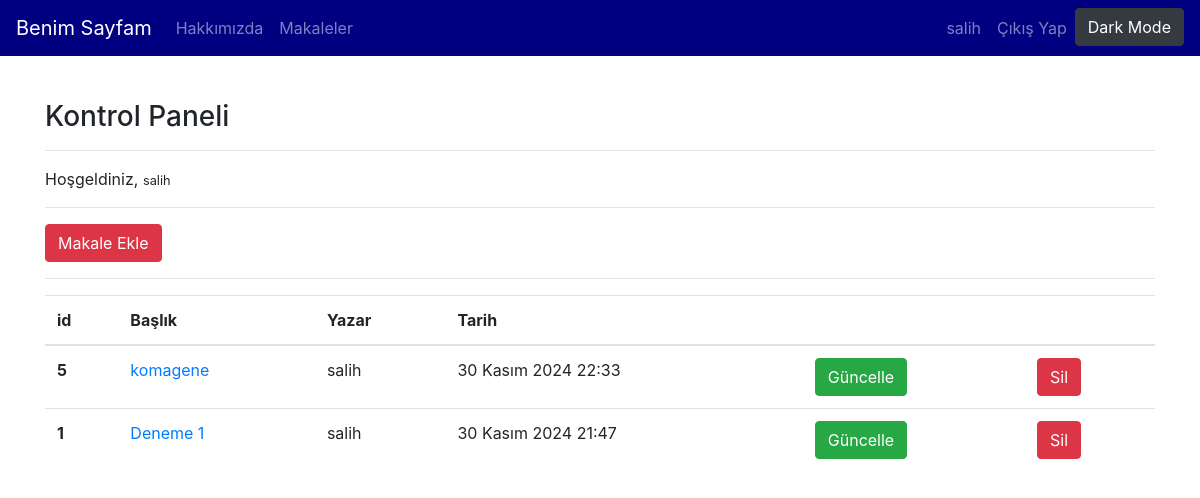
Screenshot of /articles/dashboard/ (signed in) with the database file from the repository.
### article/models.py (models this page shows, shortened)
class Article(models.Model):
    author = models.ForeignKey("auth.User",on_delete=models.CASCADE, verbose_name="Yazar") #user silindiğinde tüm tabloları da silinsin diye ondelete yazdık
    title = models.CharField(max_length=50, verbose_name="Başlık")
    content= RichTextField()
    created_date= models.DateTimeField(auto_now_add=True, verbose_name="Oluşturulma Tarihi")
    article_image= models.FileField(blank=True, null=True, verbose_name="Makaleye Fotoğraf Ekleyin")
    class Meta:
        ordering = ["-created_date"]

### article/views.py (the view)
# urls.py: path('dashboard/',views.dashboard,name="dashboard"),
@login_required(login_url="user:login")  #Giriş yapılmadıysa userın altındaki login urlsine git
def dashboard(request):
    articles = Article.objects.filter(author=request.user)
    context = {
        "articles": articles
    }
    return render(request, "dashboard.html", context)

### templates/dashboard.html
{% extends "layout.html" %}
{% block body %}
<h3>Kontrol Paneli</h3>
<hr>
<p>
Hoşgeldiniz, <small>{{request.user.username}}</small>
</p>
<hr>
<a class= "btn btn-danger" href="{% url 'article:addarticle' %}">Makale Ekle</a>
<hr>
{% if articles %}
    <table class="table">
    <thead>
        <tr>
        <th scope="col">id</th>
        <th scope="col">Başlık</th>
        <th scope="col">Yazar</th>
        <th scope="col">Tarih</th>
        <th scope="col"></th>
        <th scope="col"></th>
        </tr>
    </thead>
    <tbody>
        {% for article in articles %}
        <tr>
            <th scope="row">{{article.id}}</th>
            <td><a href="{% url 'article:detail' article.id %}">{{article.title}}</a></td>
            <td>{{article.author.username}}</td>
            <td>{{article.created_date}}</td>
            <td><a href="{% url 'article:update' article.id %}" class="btn btn-success">Güncelle</a></td>
            <td><a href="{% url 'article:delete' article.id %}" class="btn btn-danger">Sil</a></td>
        </tr>
        {% endfor %}
    </tbody>
    </table>
{% else %}
<div class="alert alert-danger">
Henüz bir makaleniz bulunmuyor...</div>
{% endif %}
{% endblock body %}

### templates/includes/navbar.html (shortened to what this page needs)
<!DOCTYPE html>
<html lang="en">
<head>
  <link href="https://stackpath.bootstrapcdn.com/bootstrap/4.5.2/css/bootstrap.min.css" rel="stylesheet">
</head>
<body>
  <nav class="navbar navbar-expand-md navbar-dark fixed-top bg-dark">
    <a class="navbar-brand" href="{% url 'index' %}">Benim Sayfam</a>
    <div class="collapse navbar-collapse" id="navbarCollapse">
      <ul class="navbar-nav mr-auto">
        <li class="nav-item">
          <a class="nav-link" href="{% url 'about' %}">Hakkımızda</a>
        </li>
        <li class="nav-item">
          <a class="nav-link" href="{% url 'article:articles' %}">Makaleler</a>
        </li>
      </ul>
      <ul class="navbar-nav ml-auto">
        {% if request.user.is_authenticated %}
          <li class="nav-item">
            <a class="nav-link" href="{% url 'article:dashboard' %}">{{request.user.username}}</a>
          </li>
          <li class="nav-item">
            <a class="nav-link" href="{% url 'user:logout' %}">Çıkış Yap</a>
          </li>
        {% endif %}
        <li class="nav-item">
          <button id="theme-toggle" class="btn btn-dark-mode">
          </button>
        </li>
      </ul>
    </div>
  </nav>
</body>
</html>

### templates/includes/navbar.html (style rules this page uses)
.bg-dark { background-color: navy !important; }
.btn-dark-mode { color: white; background-color: #343a40; border-color: #343a40; }

### rows the page displays
Article: id "5", title "komagene", author.username "salih", created_date "30 Kasım 2024 22:33"
Article: id "1", title "Deneme 1", author.username "salih", created_date "30 Kasım 2024 21:47"

### other values shown
{{ request.user.username }} "salih"
